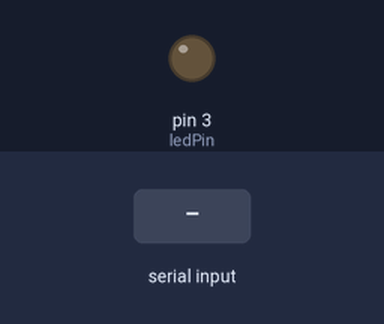
Simulated run of this sketch. Board: Arduino Uno, built with avr-gcc and run on an emulated ATmega328P. Shown: output pins drawn as LEDs (lit = HIGH). The test bench sets the inputs (shaded band).

Above: at 1.2 s.
1.3 s: byte 30 received over Serial
At 2.5 s:
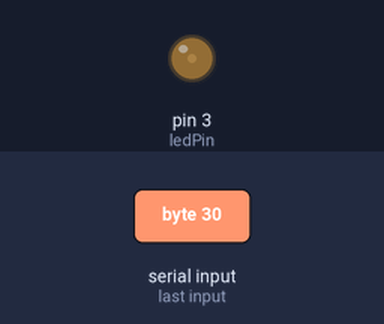
2.8 s: byte 90 received over Serial
At 3.8 s:
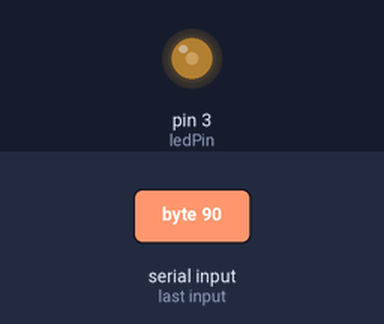
Timing chart, 0 to 5.8 s (numbered marks = the images above; inputs shaded):
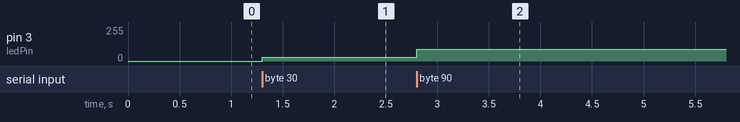

The sketch:

serialArduino.ino
```cpp
const int ledPin = 3;

void setup() {
  // initialize the serial communication
  Serial.begin(9600);
  // initialize the ledPin as an output
  pinMode(ledPin, OUTPUT);
}

void loop() {
  byte brightness;

  // check if data has been sent from computer
  if(Serial.available()) {
    // read the most recent byte(which will be from 0 to 255)
    brightness = Serial.read();
    // set the brightness of the LED
    analogWrite(ledPin, brightness);
  }
}
```

Measured:
- after the input at 1.3 s, pin 3 (ledPin): 0/255 → 30/255 at once
- after the input at 2.8 s, pin 3 (ledPin): 30/255 → 90/255 at once
